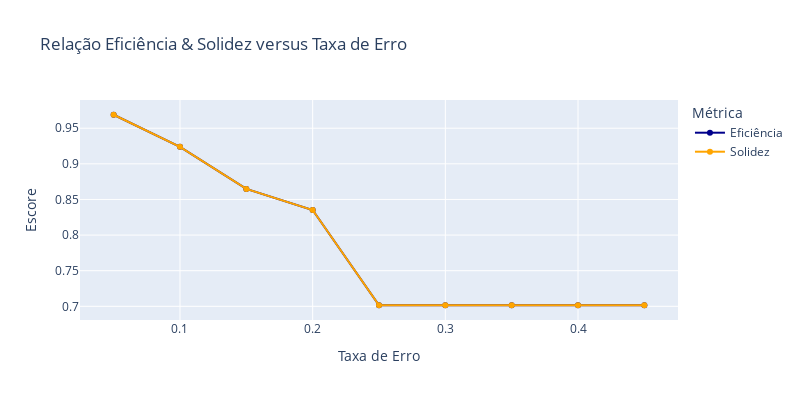

Source (notebook cell):
### Code cell
# Create a DataFrame from the data

df = pd.DataFrame(error_rate).T

# Create the bar chart
fig = px.line(df, x=df.index, y=['efficiency', 'validity'],
             labels={'value': 'Escore'},
             markers=True,
             title='Relação Eficiência & Solidez versus Taxa de Erro',
             color_discrete_sequence=['darkblue', 'orange'],
             width=800,
             height=400)
fig.update_layout(hovermode="x")
fig.update_traces(hovertemplate="%{y}")
custom_legend(
        fig=fig, nameSwap={"efficiency": "Eficiência", "validity": "Solidez"}
    )
fig.update_layout(legend=dict(
    title="Métrica"))
fig.update_yaxes(title_text="Escore")
fig.update_xaxes(title_text="Taxa de Erro")

### Figure 1 — Plotly figure (JSON) as saved in the notebook; plotly's stock layout.template omitted (floating-point values rounded to 4 significant figures)
{"data": [{"hovertemplate": "%{y}", "legendgroup": "efficiency", "line": {"color": "darkblue", "dash": "solid"}, "marker": {"symbol": "circle"}, "mode": "lines+markers", "name": "Eficiência", "orientation": "v", "showlegend": true, "type": "scatter", "x": [0.45, 0.4, 0.35, 0.3, 0.25, 0.2, 0.15, 0.1, 0.05], "xaxis": "x", "y": [0.7015, 0.7015, 0.7015, 0.7015, 0.7015, 0.8352, 0.8649, 0.9238, 0.9689], "yaxis": "y"}, {"hovertemplate": "%{y}", "legendgroup": "validity", "line": {"color": "orange", "dash": "solid"}, "marker": {"symbol": "circle"}, "mode": "lines+markers", "name": "Solidez", "orientation": "v", "showlegend": true, "type": "scatter", "x": [0.45, 0.4, 0.35, 0.3, 0.25, 0.2, 0.15, 0.1, 0.05], "xaxis": "x", "y": [0.7015, 0.7015, 0.7015, 0.7015, 0.7015, 0.8352, 0.8649, 0.9238, 0.9689], "yaxis": "y"}], "layout": {"height": 400, "hovermode": "x", "legend": {"title": {"text": "Métrica"}, "tracegroupgap": 0}, "title": {"text": "Relação Eficiência & Solidez versus Taxa de Erro"}, "width": 800, "xaxis": {"anchor": "y", "domain": [0, 1], "title": {"text": "Taxa de Erro"}}, "yaxis": {"anchor": "x", "domain": [0, 1], "title": {"text": "Escore"}}}}
